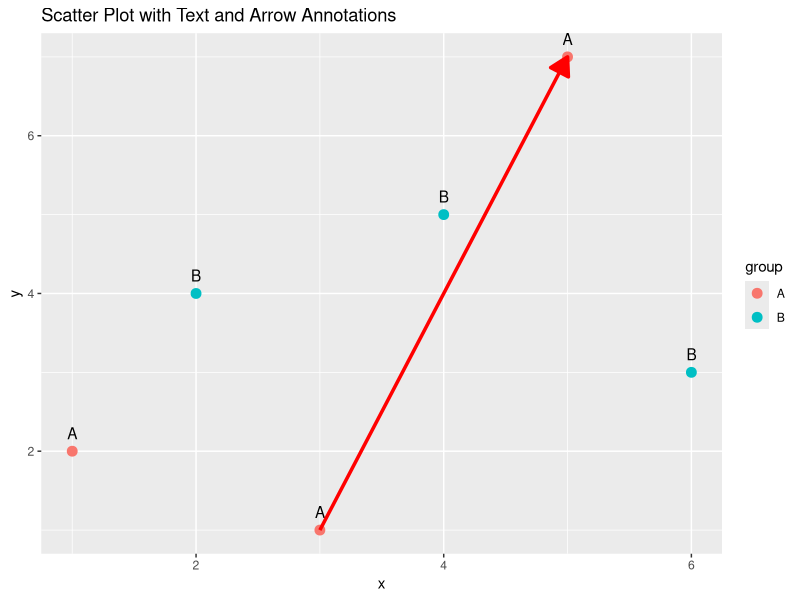

Generate this figure with R:
library(ggplot2)

data <- data.frame(
  x = c(1, 2, 3, 4, 5, 6),
  y = c(2, 4, 1, 5, 7, 3),
  group = c("A", "B", "A", "B", "A", "B")
)

ggplot(data, aes(x = x, y = y, color = group)) +
  geom_point(size = 3) +

  geom_text(aes(label = group), vjust = -1, color = "black") +

  annotate("segment", x = 3, y = 1, xend = 5, yend = 7,
           arrow = arrow(type = "closed", length = unit(0.2, "inches")), 
           color = "red", size = 1.2) +
  labs(title = "Scatter Plot with Text and Arrow Annotations")
